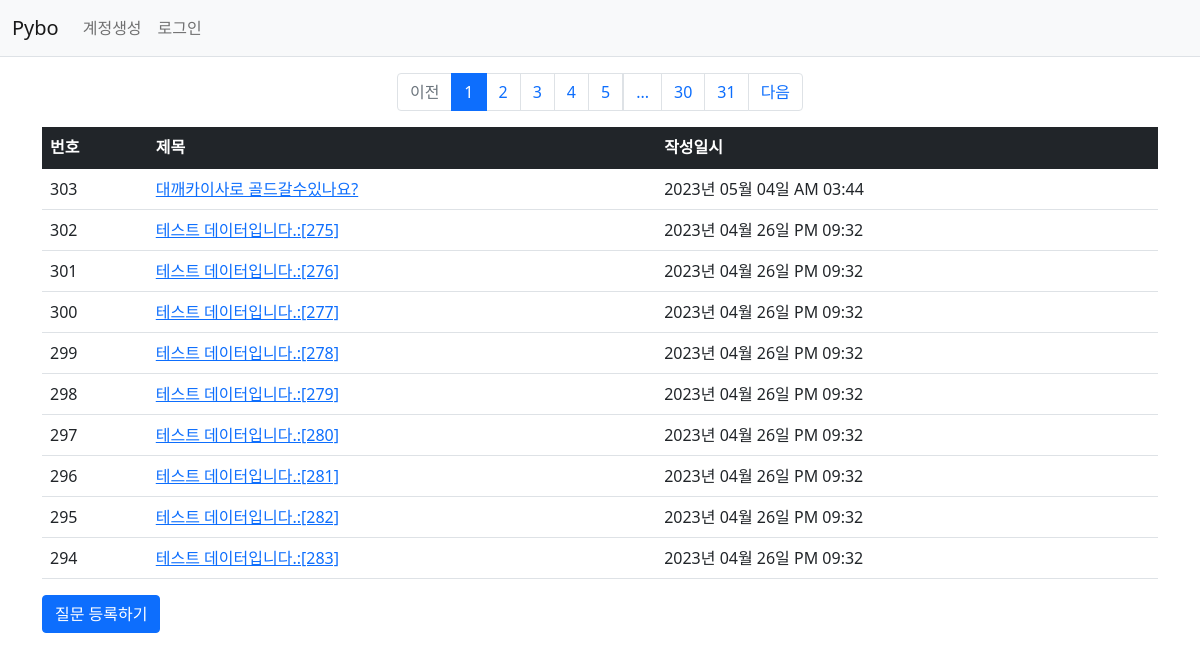
Page /question/list/ on the committed database.
### pybo/models.py (models this page shows)
class Question(db.Model):  # db.Model 클래스 상속
    id = db.Column(db.Integer, primary_key=True)  # 고유 번호
    subject = db.Column(db.String(200), nullable=False)  # 제목
    content = db.Column(db.Text(), nullable=False)  # 내용
    create_date = db.Column(db.DateTime(), nullable=False)  # 작성 일시

### pybo/views/question_views.py (the view)
@bp.route('/list/')
def _list():
    page = request.args.get('page', type=int, default=1)  # 페이징 구현
    question_list = Question.query.order_by(Question.create_date.desc())  # 작성일시를 역순으로 정렬한 질문 리스트
    question_list = question_list.paginate(page=page, per_page=10)  # 리스트 10개씩 페이징 적용
    return render_template('question/question_list.html', question_list=question_list)

### pybo/filter.py (called while the page is built)
def format_datetime(value, fmt='%Y년 %m월 %d일 %p %I:%M'):
    return value.strftime(fmt)

### pybo/views/auth_views.py (called while the page is built)
@bp.before_app_request  # 라우팅 전 사용되는 애너테이션
def load_logged_in_user():
    user_id = session.get('user_id')
    if user_id is None:
        g.user = None
    else:
        g.user = User.query.get(user_id)

### pybo/templates/question/question_list.html (shortened to what this page needs)
{% extends 'base.html' %}
{% block content %}
<link rel="stylesheet" href="{{ url_for('static', filename='bootstrap.min.css') }}">
<div class="container my-3">
    <table class="table">
        <thead>
        <tr class="table-dark">
            <th>번호</th>
            <th>제목</th>
            <th>작성일시</th>
        </tr>
        </thead>
        <tbody>
        {% if question_list %}
        {% for question in question_list.items %}
        <tr>
            <td>{{ question_list.total - ((question_list.page-1) * question_list.per_page) - loop.index0 }}</td>
            <td>
                <a href="{{ url_for('question.detail', question_id=question.id) }}">{{ question.subject }}</a>
            </td>
            <td>{{ question.create_date|datetime }}</td>
        </tr>
        {% endfor %}
        {% else %}
        <tr>
            <td colspan="3">질문이 없습니다.</td>
        </tr>
        {% endif %}
        </tbody>
        <ul class="pagination justify-content-center">
            {% if question_list.has_prev %}
            <li class="page-item">
                <a class="page-link" href="?page={{ question_list.prev_num }}">이전</a>
            </li>
            {% else %}
            <li class="page-item disabled">
                <a class="page-link" tabindex="-1" aria-disabled="true" href="javascript:void(0)">이전</a>
            </li>
            {% endif %}
            {% for page_num in question_list.iter_pages() %}
            {% if page_num %}
            {% if page_num != question_list.page %}
            <li class="page-item">
                <a class="page-link" href="?page={{ page_num }}">{{ page_num }}</a>
            </li>
            {% else %}
            <li class="page-item active" aria-current="page">
                <a class="page-link" href="javascript:void(0)">{{ page_num }}</a>
            </li>
            {% endif %}
            {% else %}
            <li class="disabled">
                <a class="page-link" href="javascript:void(0)">...</a>
            </li>
            {% endif %}
            {% endfor %}
            {% if question_list.has_next %}
            <li class="page-item">
                <a class="page-link" href="?page={{ question_list.next_num }}">다음</a>
            </li>
            {% else %}
            <li class="page-item disabled">
                <a class="page-link" tabindex="-1" aria-disabled="true" href="javascript:void(0)">다음</a>
            </li>
            {% endif %}
        </ul>
    </table>
    <a href="{{ url_for('question.create') }}" class="btn btn-primary">질문 등록하기</a>
</div>
{% endblock %}

### pybo/templates/base.html (shortened to what this page needs)
<!doctype html>
<html lang="ko">
<head>
    <link rel="stylesheet" href="{{ url_for('static', filename='bootstrap.min.css') }}">
    <link rel="stylesheet" href="{{ url_for('static', filename='style.css') }}">
</head>
<body>
{% include "navbar.html" %}
{% block content %}{% endblock %}
</body>
</html>

### pybo/templates/navbar.html (shortened to what this page needs)
<nav class="navbar navbar-expand-lg navbar-light bg-light border-bottom">
    <div class="container-fluid">
        <a class="navbar-brand" href="{{ url_for('main.index') }}">Pybo</a>
        <div class="collapse navbar-collapse" id="navbarSupportedContent">
            {% if g.user %}
            <ul class="navbar-nav">
                <li class="nav-item ">
                    <a class="nav-link" href="{{ url_for('auth.logout') }}">{{ g.user.username }} (로그아웃)</a>
                </li>
            </ul>
            {% else %}
            <ul class="navbar-nav me-auto mb-2 mb-lg-0">
                <li class="nav-item">
                    <a class="nav-link" href="{{ url_for('auth.signup') }}">계정생성</a>
                </li>
                <li class="nav-item">
                    <a class="nav-link" href="{{ url_for('auth.login') }}">로그인</a>
                </li>
            </ul>
            {% endif %}
        </div>
    </div>
</nav>

### rows in the picture
Question: id "303", subject "대깨카이사로 골드갈수있나요?", create_date "2023년 05월 04일 AM 03:44"
Question: total "302", subject "테스트 데이터입니다.:[275]", create_date "2023년 04월 26일 PM 09:32"
Question: total "301", subject "테스트 데이터입니다.:[276]", create_date "2023년 04월 26일 PM 09:32"
Question: total "300", subject "테스트 데이터입니다.:[277]", create_date "2023년 04월 26일 PM 09:32"
Question: total "299", subject "테스트 데이터입니다.:[278]", create_date "2023년 04월 26일 PM 09:32"
Question: total "298", subject "테스트 데이터입니다.:[279]", create_date "2023년 04월 26일 PM 09:32"
Question: total "297", subject "테스트 데이터입니다.:[280]", create_date "2023년 04월 26일 PM 09:32"
Question: total "296", subject "테스트 데이터입니다.:[281]", create_date "2023년 04월 26일 PM 09:32"
Question: total "295", subject "테스트 데이터입니다.:[282]", create_date "2023년 04월 26일 PM 09:32"
Question: total "294", subject "테스트 데이터입니다.:[283]", create_date "2023년 04월 26일 PM 09:32"

### other values in the picture
{{ page_num }} "1"
{{ page_num }} "2" "3" "4" "5" "30" "31"
